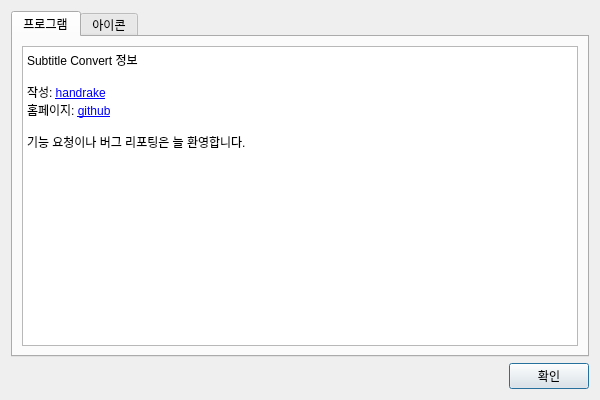
<?xml version="1.0" encoding="UTF-8"?>
<ui version="4.0">
 <class>Dialog</class>
 <widget class="QDialog" name="Dialog">
  <property name="windowModality">
   <enum>Qt::WindowModal</enum>
  </property>
  <property name="geometry">
   <rect>
    <x>0</x>
    <y>0</y>
    <width>600</width>
    <height>400</height>
   </rect>
  </property>
  <property name="windowTitle">
   <string>정보</string>
  </property>
  <layout class="QHBoxLayout" name="horizontalLayout_2">
   <item>
    <layout class="QVBoxLayout" name="verticalLayout">
     <item>
      <widget class="QTabWidget" name="tabWidget">
       <property name="currentIndex">
        <number>0</number>
       </property>
       <widget class="QWidget" name="tab">
        <attribute name="title">
         <string>프로그램</string>
        </attribute>
        <layout class="QHBoxLayout" name="horizontalLayout_4">
         <item>
          <widget class="QTextBrowser" name="textBrowser_2">
           <property name="html">
            <string>&lt;!DOCTYPE HTML PUBLIC &quot;-//W3C//DTD HTML 4.0//EN&quot; &quot;http://www.w3.org/TR/REC-html40/strict.dtd&quot;&gt;
&lt;html&gt;&lt;head&gt;&lt;meta name=&quot;qrichtext&quot; content=&quot;1&quot; /&gt;&lt;style type=&quot;text/css&quot;&gt;
p, li { white-space: pre-wrap; }
&lt;/style&gt;&lt;/head&gt;&lt;body style=&quot; font-family:'Gulim'; font-size:9pt; font-weight:400; font-style:normal;&quot;&gt;
&lt;p style=&quot; margin-top:0px; margin-bottom:0px; margin-left:0px; margin-right:0px; -qt-block-indent:0; text-indent:0px;&quot;&gt;Subtitle Convert 정보&lt;br /&gt;&lt;br /&gt;작성: &lt;a href=&quot;https://github.com/handrake&quot;&gt;&lt;span style=&quot; text-decoration: underline; color:#0000ff;&quot;&gt;handrake&lt;/span&gt;&lt;/a&gt;&lt;br /&gt;홈페이지: &lt;a href=&quot;https://github.com/handrake/subtitle-convert&quot;&gt;&lt;span style=&quot; text-decoration: underline; color:#0000ff;&quot;&gt;github&lt;/span&gt;&lt;/a&gt;&lt;br /&gt;&lt;br /&gt;기능 요청이나 버그 리포팅은 늘 환영합니다.&lt;/p&gt;&lt;/body&gt;&lt;/html&gt;</string>
           </property>
           <property name="placeholderText">
            <string/>
           </property>
           <property name="openExternalLinks">
            <bool>true</bool>
           </property>
          </widget>
         </item>
        </layout>
       </widget>
       <widget class="QWidget" name="tab_2">
        <attribute name="title">
         <string>아이콘</string>
        </attribute>
        <layout class="QHBoxLayout" name="horizontalLayout_3">
         <item>
          <widget class="QTextBrowser" name="textBrowser">
           <property name="html">
            <string>&lt;!DOCTYPE HTML PUBLIC &quot;-//W3C//DTD HTML 4.0//EN&quot; &quot;http://www.w3.org/TR/REC-html40/strict.dtd&quot;&gt;
&lt;html&gt;&lt;head&gt;&lt;meta name=&quot;qrichtext&quot; content=&quot;1&quot; /&gt;&lt;style type=&quot;text/css&quot;&gt;
p, li { white-space: pre-wrap; }
&lt;/style&gt;&lt;/head&gt;&lt;body style=&quot; font-family:'Gulim'; font-size:9pt; font-weight:400; font-style:normal;&quot;&gt;
&lt;p style=&quot; margin-top:0px; margin-bottom:0px; margin-left:0px; margin-right:0px; -qt-block-indent:0; text-indent:0px;&quot;&gt;아이콘 Credit&lt;br /&gt;&lt;/p&gt;
&lt;p style=&quot; margin-top:0px; margin-bottom:0px; margin-left:0px; margin-right:0px; -qt-block-indent:0; text-indent:0px;&quot;&gt;Icons made by &lt;a href=&quot;https://www.flaticon.com/authors/google&quot;&gt;&lt;span style=&quot; text-decoration: underline; color:#0000ff;&quot;&gt;Google&lt;/span&gt;&lt;/a&gt; from &lt;a href=&quot;https://www.flaticon.com/&quot;&gt;&lt;span style=&quot; text-decoration: underline; color:#0000ff;&quot;&gt;www.flaticon.com&lt;/span&gt;&lt;/a&gt; is licensed by &lt;a href=&quot;http://creativecommons.org/licenses/by/3.0/&quot;&gt;&lt;span style=&quot; text-decoration: underline; color:#0000ff;&quot;&gt;CC 3.0 BY&lt;/span&gt;&lt;/a&gt;&lt;/p&gt;&lt;/body&gt;&lt;/html&gt;</string>
           </property>
           <property name="placeholderText">
            <string/>
           </property>
           <property name="openExternalLinks">
            <bool>true</bool>
           </property>
          </widget>
         </item>
        </layout>
       </widget>
      </widget>
     </item>
     <item>
      <layout class="QHBoxLayout" name="horizontalLayout">
       <item>
        <spacer name="horizontalSpacer">
         <property name="orientation">
          <enum>Qt::Horizontal</enum>
         </property>
         <property name="sizeHint" stdset="0">
          <size>
           <width>40</width>
           <height>20</height>
          </size>
         </property>
        </spacer>
       </item>
       <item>
        <widget class="QPushButton" name="ok_button">
         <property name="text">
          <string>확인</string>
         </property>
        </widget>
       </item>
      </layout>
     </item>
    </layout>
   </item>
  </layout>
 </widget>
 <resources/>
 <connections/>
</ui>
